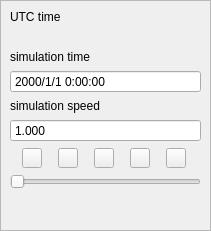
<?xml version="1.0" encoding="UTF-8"?>
<ui version="4.0">
 <class>SimuControlWidget</class>
 <widget class="QWidget" name="SimuControlWidget">
  <property name="geometry">
   <rect>
    <x>0</x>
    <y>0</y>
    <width>211</width>
    <height>231</height>
   </rect>
  </property>
  <property name="windowTitle">
   <string>Form</string>
  </property>
  <layout class="QVBoxLayout" name="verticalLayout">
   <property name="spacing">
    <number>0</number>
   </property>
   <property name="leftMargin">
    <number>0</number>
   </property>
   <property name="topMargin">
    <number>0</number>
   </property>
   <property name="rightMargin">
    <number>0</number>
   </property>
   <property name="bottomMargin">
    <number>0</number>
   </property>
   <item>
    <widget class="QScrollArea" name="scrollArea">
     <property name="widgetResizable">
      <bool>true</bool>
     </property>
     <widget class="QWidget" name="scrollAreaWidgetContents">
      <property name="geometry">
       <rect>
        <x>0</x>
        <y>0</y>
        <width>209</width>
        <height>229</height>
       </rect>
      </property>
      <layout class="QVBoxLayout" name="verticalLayout_5">
       <item>
        <layout class="QVBoxLayout" name="verticalLayout_2">
         <item>
          <widget class="QLabel" name="label">
           <property name="text">
            <string>UTC time</string>
           </property>
          </widget>
         </item>
         <item>
          <widget class="QLabel" name="UTCTimeLabel">
           <property name="text">
            <string/>
           </property>
          </widget>
         </item>
        </layout>
       </item>
       <item>
        <layout class="QVBoxLayout" name="verticalLayout_3">
         <item>
          <widget class="QLabel" name="label_2">
           <property name="text">
            <string>simulation time</string>
           </property>
          </widget>
         </item>
         <item>
          <widget class="QDateTimeEdit" name="SimuDtEdt">
           <property name="buttonSymbols">
            <enum>QAbstractSpinBox::NoButtons</enum>
           </property>
           <property name="displayFormat">
            <string>yyyy/M/d H:mm:ss</string>
           </property>
          </widget>
         </item>
        </layout>
       </item>
       <item>
        <layout class="QVBoxLayout" name="verticalLayout_4">
         <item>
          <widget class="QLabel" name="label_3">
           <property name="text">
            <string>simulation speed</string>
           </property>
          </widget>
         </item>
         <item>
          <widget class="QDoubleSpinBox" name="RatioSpx">
           <property name="buttonSymbols">
            <enum>QAbstractSpinBox::NoButtons</enum>
           </property>
           <property name="decimals">
            <number>3</number>
           </property>
           <property name="minimum">
            <double>0.001000000000000</double>
           </property>
           <property name="maximum">
            <double>31536000.000000000000000</double>
           </property>
           <property name="value">
            <double>1.000000000000000</double>
           </property>
          </widget>
         </item>
        </layout>
       </item>
       <item>
        <layout class="QHBoxLayout" name="horizontalLayout_3">
         <property name="spacing">
          <number>4</number>
         </property>
         <item>
          <widget class="QPushButton" name="StartPushBtn">
           <property name="sizePolicy">
            <sizepolicy hsizetype="Minimum" vsizetype="Minimum">
             <horstretch>0</horstretch>
             <verstretch>0</verstretch>
            </sizepolicy>
           </property>
           <property name="minimumSize">
            <size>
             <width>20</width>
             <height>20</height>
            </size>
           </property>
           <property name="maximumSize">
            <size>
             <width>20</width>
             <height>20</height>
            </size>
           </property>
           <property name="contextMenuPolicy">
            <enum>Qt::NoContextMenu</enum>
           </property>
           <property name="text">
            <string/>
           </property>
           <property name="checkable">
            <bool>true</bool>
           </property>
          </widget>
         </item>
         <item>
          <widget class="QPushButton" name="StopPushBtn">
           <property name="sizePolicy">
            <sizepolicy hsizetype="Minimum" vsizetype="Minimum">
             <horstretch>0</horstretch>
             <verstretch>0</verstretch>
            </sizepolicy>
           </property>
           <property name="minimumSize">
            <size>
             <width>20</width>
             <height>20</height>
            </size>
           </property>
           <property name="maximumSize">
            <size>
             <width>20</width>
             <height>20</height>
            </size>
           </property>
           <property name="contextMenuPolicy">
            <enum>Qt::NoContextMenu</enum>
           </property>
           <property name="text">
            <string/>
           </property>
          </widget>
         </item>
         <item>
          <widget class="QPushButton" name="ReversePushBtn">
           <property name="sizePolicy">
            <sizepolicy hsizetype="Minimum" vsizetype="Minimum">
             <horstretch>0</horstretch>
             <verstretch>0</verstretch>
            </sizepolicy>
           </property>
           <property name="minimumSize">
            <size>
             <width>20</width>
             <height>20</height>
            </size>
           </property>
           <property name="maximumSize">
            <size>
             <width>20</width>
             <height>20</height>
            </size>
           </property>
           <property name="contextMenuPolicy">
            <enum>Qt::NoContextMenu</enum>
           </property>
           <property name="text">
            <string/>
           </property>
           <property name="checkable">
            <bool>true</bool>
           </property>
          </widget>
         </item>
         <item>
          <widget class="QPushButton" name="DecPushBtn">
           <property name="sizePolicy">
            <sizepolicy hsizetype="Minimum" vsizetype="Minimum">
             <horstretch>0</horstretch>
             <verstretch>0</verstretch>
            </sizepolicy>
           </property>
           <property name="minimumSize">
            <size>
             <width>20</width>
             <height>20</height>
            </size>
           </property>
           <property name="maximumSize">
            <size>
             <width>20</width>
             <height>20</height>
            </size>
           </property>
           <property name="contextMenuPolicy">
            <enum>Qt::NoContextMenu</enum>
           </property>
           <property name="text">
            <string/>
           </property>
          </widget>
         </item>
         <item>
          <widget class="QPushButton" name="AccPushBtn">
           <property name="sizePolicy">
            <sizepolicy hsizetype="Minimum" vsizetype="Minimum">
             <horstretch>0</horstretch>
             <verstretch>0</verstretch>
            </sizepolicy>
           </property>
           <property name="minimumSize">
            <size>
             <width>20</width>
             <height>20</height>
            </size>
           </property>
           <property name="maximumSize">
            <size>
             <width>20</width>
             <height>20</height>
            </size>
           </property>
           <property name="contextMenuPolicy">
            <enum>Qt::NoContextMenu</enum>
           </property>
           <property name="text">
            <string/>
           </property>
          </widget>
         </item>
        </layout>
       </item>
       <item>
        <widget class="QSlider" name="TimeSlider">
         <property name="maximum">
          <number>86399</number>
         </property>
         <property name="pageStep">
          <number>60</number>
         </property>
         <property name="orientation">
          <enum>Qt::Horizontal</enum>
         </property>
        </widget>
       </item>
       <item>
        <spacer name="verticalSpacer">
         <property name="orientation">
          <enum>Qt::Vertical</enum>
         </property>
         <property name="sizeHint" stdset="0">
          <size>
           <width>20</width>
           <height>16</height>
          </size>
         </property>
        </spacer>
       </item>
      </layout>
     </widget>
    </widget>
   </item>
  </layout>
 </widget>
 <resources/>
 <connections/>
</ui>
